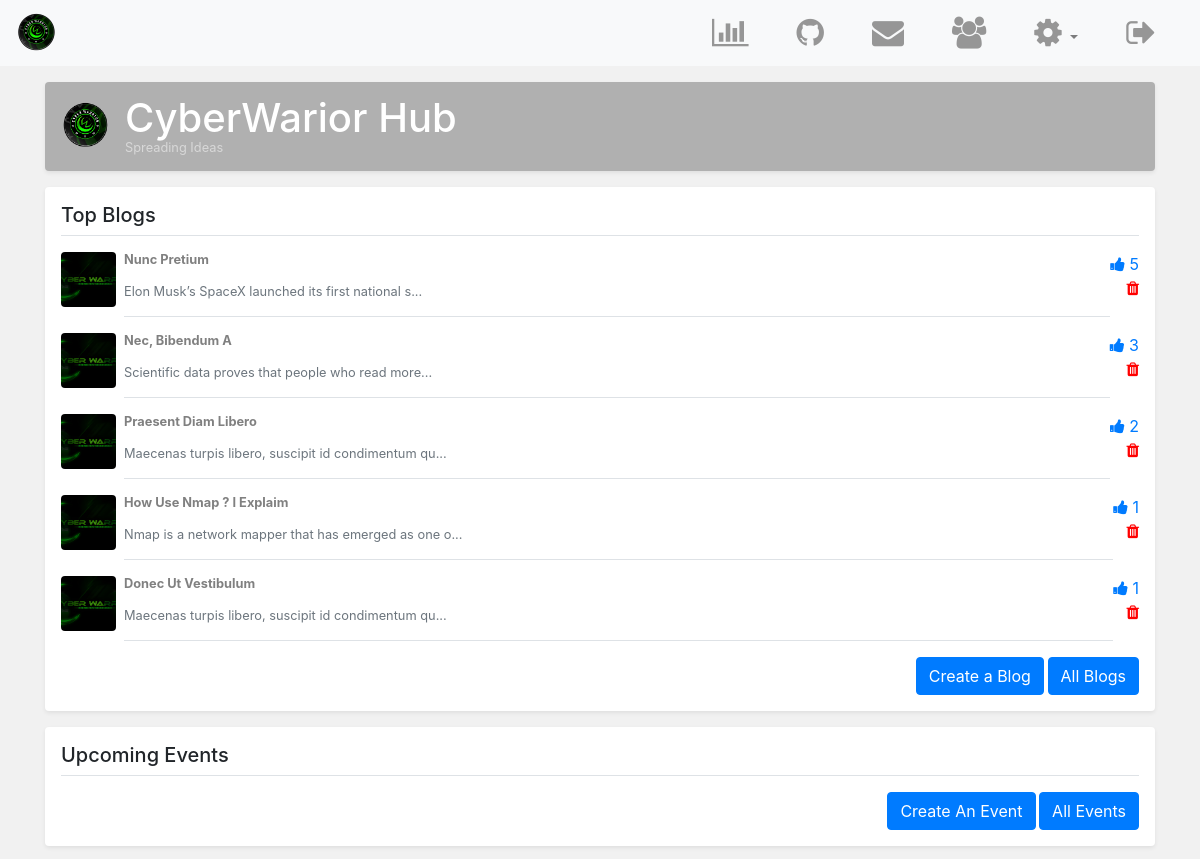
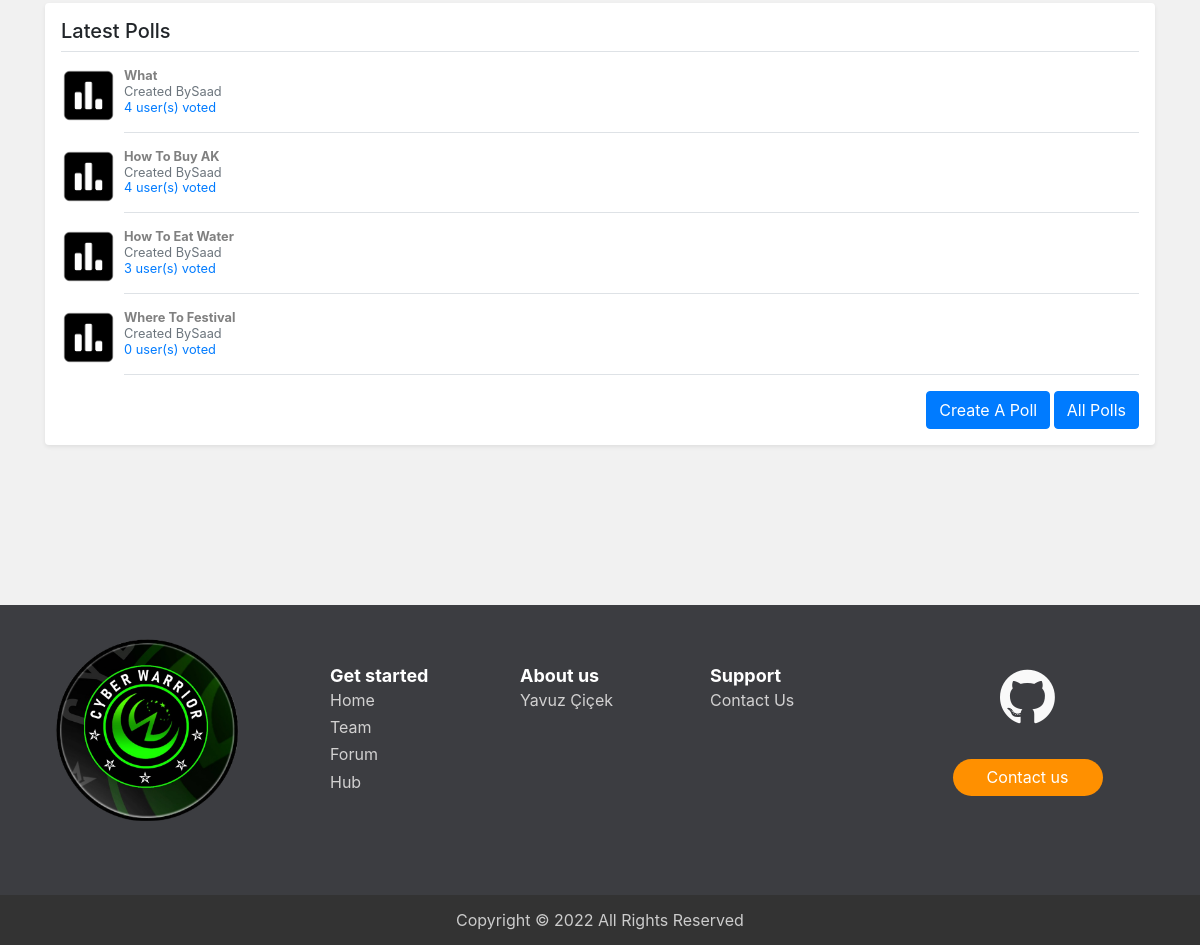
The app's page /hub.php (signed in) with its own data (2 pictures, top to bottom).
### tables this page shows
CREATE TABLE `blogs` (
  `blog_id` int(11) NOT NULL,
  `blog_title` varchar(100) NOT NULL,
  `blog_img` varchar(1000) NOT NULL DEFAULT 'default.png',
  `blog_by` int(11) NOT NULL,
  `blog_date` date NOT NULL,
  `blog_votes` int(11) NOT NULL DEFAULT '0',
  `blog_content` longtext NOT NULL
);

CREATE TABLE `polls` (
  `id` int(11) NOT NULL,
  `subject` varchar(255) NOT NULL,
  `created` datetime NOT NULL,
  `modified` datetime NOT NULL,
  `status` enum('1','0') NOT NULL DEFAULT '1',
  `created_by` int(11) NOT NULL,
  `poll_desc` varchar(5000) NOT NULL,
  `locked` int(1) NOT NULL DEFAULT '0'
);

CREATE TABLE `users` (
  `idUsers` int(11) NOT NULL,
  `userLevel` int(11) NOT NULL DEFAULT '0',
  `f_name` varchar(50) NOT NULL,
  `l_name` varchar(50) NOT NULL,
  `uidUsers` tinytext NOT NULL,
  `emailUsers` tinytext NOT NULL,
  `pwdUsers` longtext NOT NULL,
  `gender` char(1) NOT NULL,
  `headline` varchar(500) DEFAULT NULL,
  `bio` varchar(4000) DEFAULT NULL,
  `userImg` varchar(500) DEFAULT 'default.png'
);

### hub.php (the view, shortened to what this page needs)
<?php
    require 'includes/dbh.inc.php';
    include 'includes/HTML-head.php';
    include 'includes/navbar.php';
?>
            <link rel="stylesheet" type="text/css" href="css/list-page.css">
    </head>
    <body style="background: #f1f1f1">
        <main role="main" class="container">
      <div class="d-flex align-items-center p-3 my-3 text-white-50 bg-purple rounded shadow-sm">
          <img class="mr-3" src="img/cyberwarior.png" alt="" width="48" height="48">
        <div class="lh-100">
          <h1 class="mb-0 text-white lh-100">CyberWarior Hub</h1>
          <small>Spreading Ideas</small>
        </div>
      </div>
      <div class="my-3 p-3 bg-white rounded shadow-sm">
        <h5 class="border-bottom border-gray pb-2 mb-0">Top Blogs</h5>
        <?php
            $sql = "select blog_id, blog_img, blog_date, blog_votes, blog_title, blog_content, uidUsers
                    from blogs, users
                    where blogs.blog_by = users.idUsers
                    order by blog_votes desc
                    LIMIT 5 ";
            $stmt = mysqli_stmt_init($conn);
            if (!mysqli_stmt_prepare($stmt, $sql))
            {
                die('SQL error');
            }
            else
            {
                mysqli_stmt_execute($stmt);
                $result = mysqli_stmt_get_result($stmt);
                while ($row = mysqli_fetch_assoc($result))
                {
                    echo '<a href="blog-page.php?id='.$row['blog_id'].'">
                        <div class="media text-muted pt-3">
                            <img src="uploads/'.$row['blog_img'].'" alt="" class="mr-2 rounded div-img ">
                            <p class="media-body pb-3 mb-0 small lh-125 border-bottom border-gray ">
                              <strong class="d-block text-gray-dark">'.ucwords($row['blog_title']).'</strong></a>
                                  <br>'.substr($row['blog_content'],0,50).'...
                            </p>
                            <span class="text-right text-primary"><i class="fa fa-thumbs-up" aria-hidden="true"></i>
                                '.$row['blog_votes'].'<br>';
                    if ($_SESSION['userLevel'] == 1 || $_SESSION['userLevel'] == $row['blog_id'])
                    {
                        echo '<a href="includes/delete-blog.php?id='.$row['blog_id'].'&page=forum" >
                                <i class="fa fa-trash" aria-hidden="true" style="color: red;"></i>
                              </a>
                            </span>';
                    }
                    else
                    {
                        echo '</span>';
                    }
                    echo '</div>';
                }
           }
        ?>
            <small class="d-block text-right mt-3">
                <a href="create-blog.php" class="btn btn-primary">Create a Blog</a>
                <a href="blogs.php" class="btn btn-primary">All Blogs</a>
            </small>
      <div class="my-3 p-3 bg-white rounded shadow-sm">
        <h5 class="border-bottom border-gray pb-2 mb-0">Upcoming Events</h5>
        <small class="d-block text-right mt-3">
            <a href="create-event.php" class="btn btn-primary">Create An Event</a>
            <a href="events.php" class="btn btn-primary">All Events</a>
        </small>
      </div>
      <div class="my-3 p-3 bg-white rounded shadow-sm">
        <h5 class="border-bottom border-gray pb-2 mb-0">Latest Polls</h5>
        <?php
            $sql = "select p.id, p.subject, p.created_by, p.locked, uidUsers, (
                        select count(*)
                        from poll_votes pv
                        where pv.poll_id = p.id
                        ) as voters
                    from polls p, users u
                    where p.created_by = u.idUsers
                    order by voters desc, created asc
                    LIMIT 5";
            $stmt = mysqli_stmt_init($conn);
            if (!mysqli_stmt_prepare($stmt, $sql))
            {
                die('SQL error');
            }
            else
            {
                mysqli_stmt_execute($stmt);
                $result = mysqli_stmt_get_result($stmt);
                while ($row = mysqli_fetch_assoc($result))
                {
                    echo '<a href="poll.php?poll='.$row['id'].'">
                        <div class="media text-muted pt-3">
                            <img src="img/poll.png" alt="" class="mr-2 rounded div-img">
                            <p class="media-body pb-3 mb-0 small lh-125 border-bottom border-gray">
                              <strong class="d-block text-gray-dark">'.ucwords($row['subject']).'</strong></a>
                              <span class="text-muted">Created By'.ucwords($row['uidUsers']).'</span><br>
                                  <span class="text-primary">'.$row['voters'].' user(s) voted</span>
                            </p>
                            </div>';
                }
           }
        ?>
        <small class="d-block text-right mt-3">
            <a href="create-poll.php" class="btn btn-primary">Create A Poll</a>
            <a href="polls.php" class="btn btn-primary">All Polls</a>
        </small>
    </main>
      <?php include 'includes/footer.php'; ?>
<?php include 'includes/HTML-footer.php'; ?>

### css/styles.css (style rules this page uses)
html, body { height: 100%; }
img { max-width: 100%; }
a { text-decoration: none }
h1 { color: #ff9000; }
* { word-wrap: break-word; overflow-wrap: break-word; }
h1, h2, h3, h4, h5, h6, p, a, ul, span, li, img, inpot, button { margin: 0; padding: 0; }

### css/list-page.css (style rules this page uses)
html, body { overflow-x: hidden; }
.text-white-50 { color: rgba(255, 255, 255, .5); }
.bg-purple { background-color: #B0B0B0; }
.lh-100 { line-height: 1; }
.lh-125 { line-height: 1.25; }
.div-img { width: 55px; height: 55px; object-fit: cover; transition: transform .2s; }
a { color: gray; }

### records on screen
blogs: blog_img (picture), blog_title "Nunc Pretium", blog_content "Elon Musk’s SpaceX launched its first national s", blog_votes "5"
blogs: blog_img (picture), blog_title "Nec, Bibendum A", blog_content "Scientific data proves that people who read more", blog_votes "3"
blogs: blog_img (picture), blog_title "Praesent Diam Libero", blog_content "Maecenas turpis libero, suscipit id condimentum qu", blog_votes "2"
blogs: blog_img (picture), blog_title "How Use Nmap ? I Explaim", blog_content "Nmap is a network mapper that has emerged as one o", blog_votes "1"
blogs: blog_img (picture), blog_title "Donec Ut Vestibulum", blog_content "Maecenas turpis libero, suscipit id condimentum qu", blog_votes "1"
polls: subject "What", created_by.uidUsers "Saad", voters "4"
polls: subject "How To Buy AK", created_by.uidUsers "Saad", voters "4"
polls: subject "How To Eat Water", created_by.uidUsers "Saad", voters "3"
polls: subject "Where To Festival", created_by.uidUsers "Saad", voters "0"
